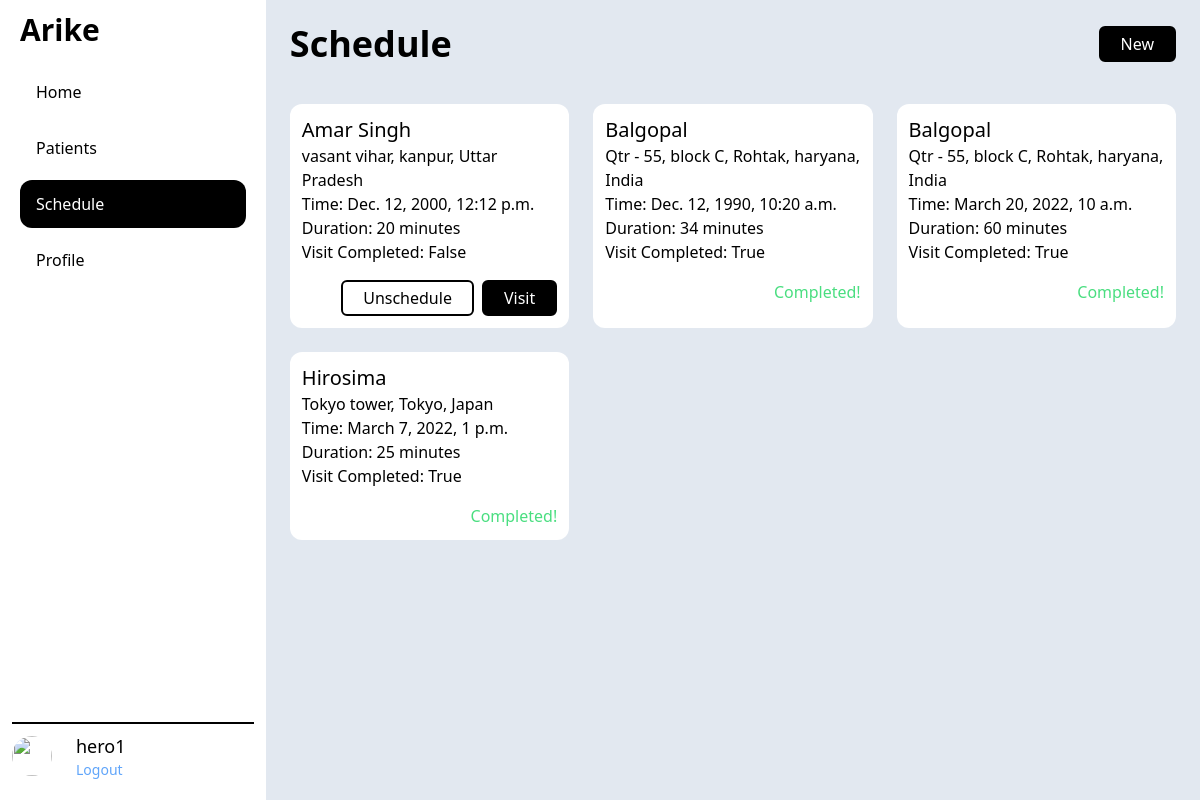
Page /patient/schedule/ (signed in) on the committed database.
### app_admin/models.py (models this page shows)
class AppUser(AbstractBaseUser, PermissionsMixin):
    fullname = models.CharField(max_length=TEXT_LENGTH, blank=True)
    role = models.CharField(choices=ROLE_CHOICES,
                            max_length=TEXT_LENGTH, default=ROLE_CHOICES[0][0])
    email = models.EmailField(unique=True)
    phone = models.IntegerField(blank=True, null=True)
    is_verified = models.BooleanField(default=False)
    district = models.ForeignKey(
        District, on_delete=models.CASCADE, blank=True, null=True)
    facility = models.ForeignKey(
        Facility, on_delete=models.CASCADE, blank=True, null=True)
    is_staff = models.BooleanField(default=False)
    is_active = models.BooleanField(default=True)
    is_superuser = models.BooleanField(default=False)
    USERNAME_FIELD = "email"
    REQUIRED_FIELDS = []
    objects = AppUserManager()

### patient/models.py (models this page shows, shortened)
class VisitSchedule(models.Model):
    visit_time = models.DateTimeField()
    duration = models.IntegerField()
    visit_completed = models.BooleanField(default=False)
    patient = models.ForeignKey(Patient, on_delete=models.CASCADE)
    nurse = models.ForeignKey(AppUser, on_delete=models.CASCADE)

class Patient(models.Model):
    full_name = models.CharField(max_length=TEXT_LENGTH)
    date_of_birth = models.DateField()
    address = models.TextField()
    landmark = models.CharField(max_length=TEXT_LENGTH, blank=True)
    phone = models.IntegerField()
    gender = models.CharField(choices=GENDER_CHOICES, max_length=TEXT_LENGTH)
    emergency_phone_number = models.IntegerField()
    expired_time = models.DateTimeField(null=True, blank=True)
    ward = models.CharField(max_length=TEXT_LENGTH)
    facility = models.ForeignKey(Facility, on_delete=models.CASCADE)

### patient/views.py (the view)
# urls.py: path('schedule/',views.VisitScheduleListView.as_view(), name="schedule_list"),
class VisitScheduleListView(generic.ListView):
    model = VisitSchedule
    template_name = "patient/schedule_list.html"

### patient/templates/patient/schedule_list.html
{% extends "base.html" %}
{% block content %}
    <div class="flex justify-between items-center">
        <h1 class="text-4xl font-bold">Schedule</h1>
        <a href="{% url 'patient:schedule_form' %}">
            <span class="inline-block rounded-md border-2 border-black cursor-pointer px-5 py-1 bg-black text-white">New</span>
        </a>
    </div>
    <section class="mt-10">
        <ul class="grid grid-cols-2 md:grid-cols-3 gap-6">
            {% for schedule in visitschedule_list %}
                <li>
                    <div class="h-full text-base p-3 bg-white rounded-xl">
                        <h3 class="text-xl font-medium">{{schedule.patient.full_name}}</h3>
                        <p>{{schedule.patient.address}}</p>
                        <p><span class="font-medium">Time:</span> {{schedule.visit_time}}</p>
                        <p><span class="font-medium">Duration:</span> {{schedule.duration}} minutes</p>
                        <p><span class="font-medium">Visit Completed:</span> {{schedule.visit_completed}}</p>
                        <div class="mt-4 flex justify-end gap-2">
                            {% if schedule.visit_completed %}
                                <span class="text-green-400">Completed!</span>
                            {% else %}
                                <a href="#">
                                    <span class="inline-block rounded-md border-2 border-black cursor-pointer px-5 py-1">Unschedule</span>
                                </a>
                                <a href="{% url 'patient:schedule_detail' schedule.id %}">
                                    <span class="inline-block rounded-md border-2 border-black cursor-pointer px-5 py-1 bg-black text-white">Visit</span>
                                </a>
                            {% endif %}
                        </div>
                    </div>
                </li>
            {% endfor %}
        </ul>
    </section>
{% endblock %}

### templates/base.html (shortened to what this page needs)
{% url 'patient:patient_list' as patient_url %}
{% url 'home_page' as home_url %}
{% url 'app_admin:facility_list' as facility_url %}
{% url 'app_admin:user_list' as user_url %}
{% url 'app_admin:profile_page' as profile_url %}
{% url 'patient:schedule_list' as schedule_url %}
<!DOCTYPE html>
<html lang="en">
<head>
    <script src="https://cdn.tailwindcss.com"></script>
</head>
<body>
    <div class="main_app h-screen flex flex-row">
        <div class="basis-1/4 flex flex-col p-3">
            <div>
                <h1 class="text-3xl font-bold ml-2">Arike</h1>
            </div>
            <nav class="grow flex flex-col p-2 py-4">
                <a class="hover:bg-black hover:text-white my-1 p-3 pl-4 rounded-xl {% if request.path == home_url %} text-white bg-black {% endif %}" href="{{home_url}}">Home</a>
                <a class="hover:bg-black hover:text-white my-1 p-3 pl-4 rounded-xl {% if patient_url in request.path and schedule_url not in request.path %} text-white bg-black {% endif %}" href="{{patient_url}}">Patients</a>
                <a class="hover:bg-black hover:text-white my-1 p-3 pl-4 rounded-xl {% if schedule_url in request.path %} text-white bg-black {% endif %}" href="{{schedule_url}}">Schedule</a>
                <a class="hover:bg-black hover:text-white my-1 p-3 pl-4 rounded-xl {% if profile_url in request.path %} text-white bg-black {% endif %}" href="{{profile_url}}">Profile</a>
            </nav>
            <div class="border-t-2 border-black flex items-center py-2">
                {% if user.is_authenticated %}
                <img class="h-10 w-10 rounded-full"
                    src="https://img.freepik.com/free-vector/mysterious-mafia-man-smoking-cigarette_52683-34828.jpg?t=st=1646297009~exp=1646297609~hmac=c27dc13388a3c6e94f089242b641cd9315c087c7e410346b2e151a41e6f7775d&w=740" />
                <div class="ml-6">
                    <p class="text-lg font-medium">{{user.fullname}}</p>
                    <p class="text-sm">
                        <a href="{% url 'auth_logout' %}" class="text-blue-400">Logout</a>
                    </p>
                </div>
                {% else %}
                <div class="grow text-center">
                    <a href="{% url 'auth_login' %}" class="text-blue-400">Login</a>
                </div>
                {% endif %}
            </div>
        </div>
        <main class="grow bg-slate-200 p-6 overflow-y-auto">
            {% block content %} {% endblock %}
        </main>
    </div>
</body>
</html>

### rows in the picture
AppUser: fullname "hero1"
VisitSchedule: patient.full_name "Amar Singh", patient.address "vasant vihar, kanpur, Uttar Pradesh", visit_time "Dec. 12, 2000, 12:12 p.m.", duration "20", visit_completed "False", shows "Unschedule"
VisitSchedule: patient.full_name "Balgopal", patient.address "Qtr - 55, block C, Rohtak, haryana, India", visit_time "Dec. 12, 1990, 10:20 a.m.", duration "34", visit_completed "True", shows "Completed!"
VisitSchedule: patient.full_name "Balgopal", patient.address "Qtr - 55, block C, Rohtak, haryana, India", visit_time "March 20, 2022, 10 a.m.", duration "60", visit_completed "True", shows "Completed!"
VisitSchedule: patient.full_name "Hirosima", patient.address "Tokyo tower, Tokyo, Japan", visit_time "March 7, 2022, 1 p.m.", duration "25", visit_completed "True", shows "Completed!"
